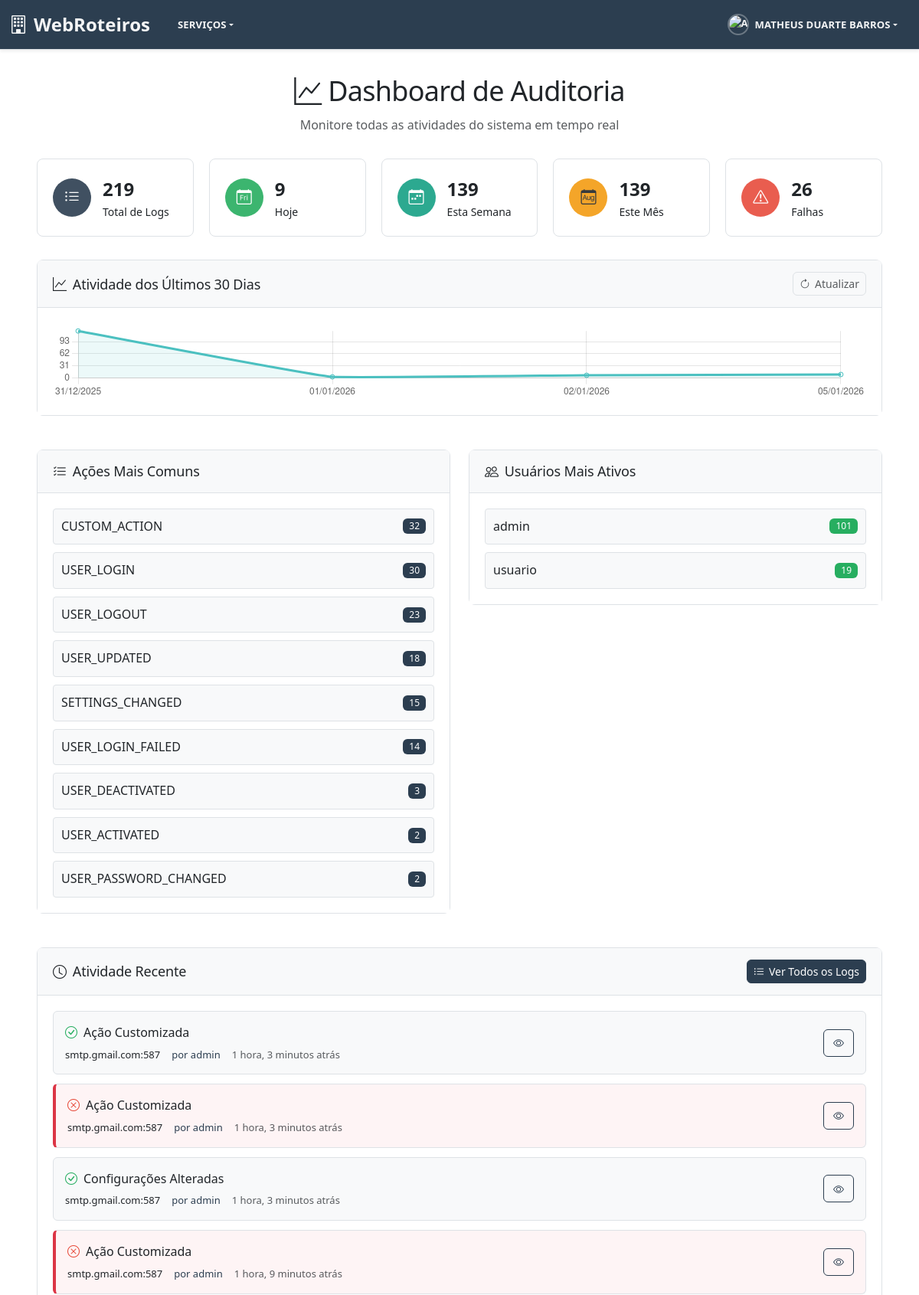
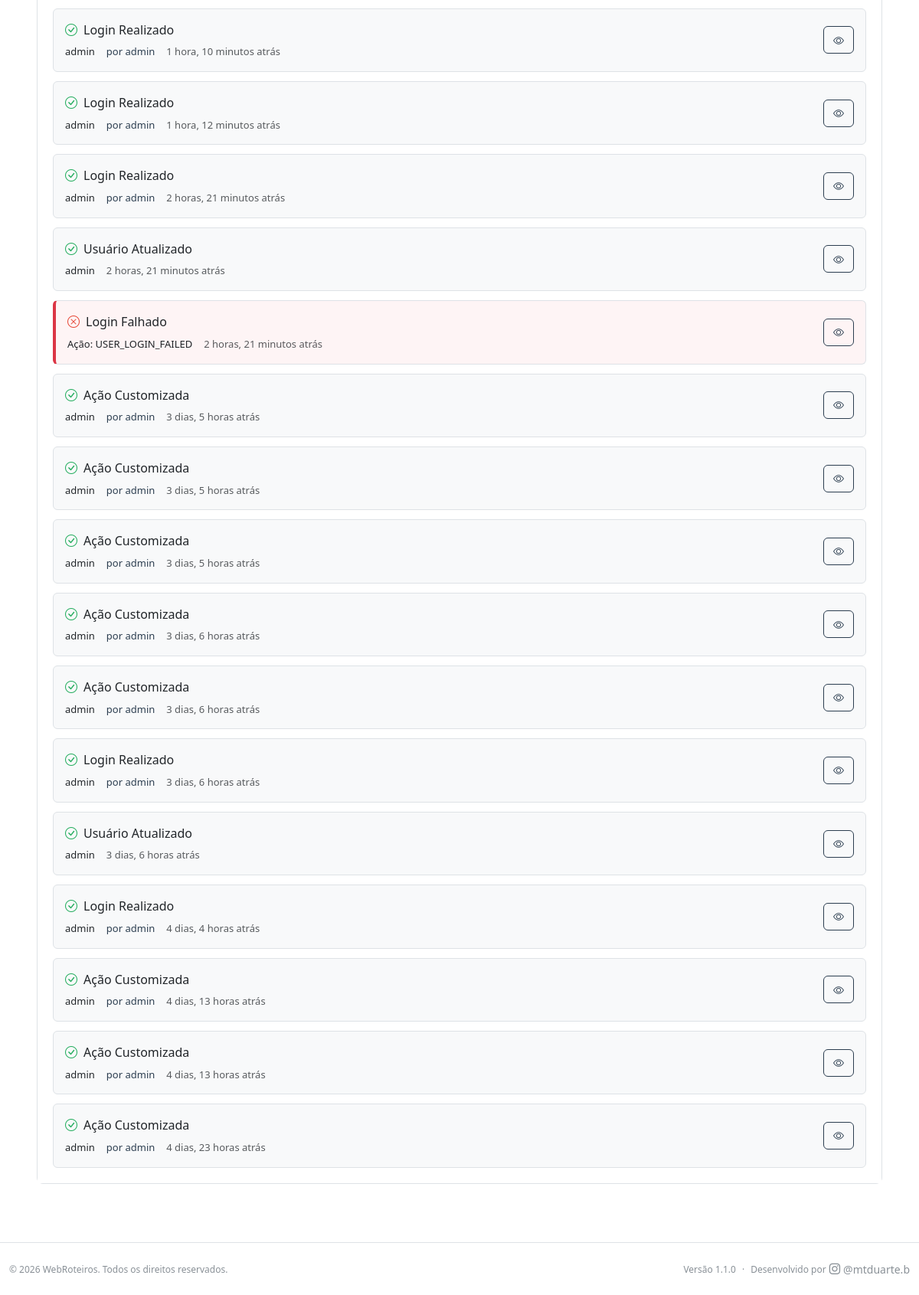
The app's page /audit/ (signed in) with its own data (2 pictures, top to bottom).
### audit_system/models.py (models this page shows, shortened)
class AuditLog(models.Model):
    ACTION_CHOICES = [
        ('USER_CREATED', 'Usuário Criado'),
        ('USER_UPDATED', 'Usuário Atualizado'),
        ('USER_DELETED', 'Usuário Deletado'),
        ('USER_ACTIVATED', 'Usuário Ativado'),
        ('USER_DEACTIVATED', 'Usuário Desativado'),
        ('USER_PASSWORD_CHANGED', 'Senha Alterada'),
        ('USER_LOGIN', 'Login Realizado'),
        ('USER_LOGOUT', 'Logout Realizado'),
        ('USER_LOGIN_FAILED', 'Login Falhado'),
        ('GROUP_CREATED', 'Grupo Criado'),
        ('GROUP_UPDATED', 'Grupo Atualizado'),
        ('GROUP_DELETED', 'Grupo Deletado'),
        ('GROUP_USER_ADDED', 'Usuário Adicionado ao Grupo'),
        ('GROUP_USER_REMOVED', 'Usuário Removido do Grupo'),
        ('GROUP_PERMISSION_ADDED', 'Permissão Adicionada ao Grupo'),
        ('GROUP_PERMISSION_REMOVED', 'Permissão Removida do Grupo'),
        ('PERMISSION_GRANTED', 'Permissão Concedida'),
        ('PERMISSION_REVOKED', 'Permissão Revogada'),
        ('ROLE_CHANGED', 'Papel/Função Alterada'),
        ('SYSTEM_ACCESS', 'Acesso ao Sistema'),
        ('DATA_EXPORT', 'Dados Exportados'),
        ('SETTINGS_CHANGED', 'Configurações Alteradas'),
        ('CUSTOM_ACTION', 'Ação Customizada'),
    ]
    action = models.CharField('Ação', max_length=50, choices=ACTION_CHOICES)
    content_type = models.ForeignKey(
        ContentType,
        on_delete=models.SET_NULL,
        null=True,
        blank=True,
        verbose_name='Tipo de Objeto'
    )
    object_id = models.CharField('ID do Objeto', max_length=100, null=True, blank=True)
    content_object = GenericForeignKey('content_type', 'object_id')
    object_repr = models.CharField('Representação do Objeto', max_length=200)
    changes = models.JSONField(
        'Alterações',
        default=dict,
        blank=True,
        help_text='Dados das alterações realizadas'
    )
    user = models.ForeignKey(
        User,
        on_delete=models.SET_NULL,
        null=True,
        blank=True,
        verbose_name='Usuário',
        related_name='audit_logs'
    )
    timestamp = models.DateTimeField('Data/Hora', auto_now_add=True, db_index=True)
    ip_address = models.GenericIPAddressField('Endereço IP', null=True, blank=True)
    user_agent = models.TextField('User Agent', null=True, blank=True)
    session_key = models.CharField('Chave da Sessão', max_length=40, null=True, blank=True)
    success = models.BooleanField('Sucesso', default=True)
    error_message = models.TextField('Mensagem de Erro', null=True, blank=True)
    extra_data = models.JSONField(
        'Dados Extras',
        default=dict,
        blank=True,
        help_text='Dados adicionais específicos da ação'
    )
    created_at = models.DateTimeField('Criado em', auto_now_add=True)
    class Meta:
        verbose_name = 'Log de Auditoria'
        verbose_name_plural = 'Logs de Auditoria'
        ordering = ['-timestamp']
        indexes = [
            models.Index(fields=['timestamp']),
            models.Index(fields=['user', 'timestamp']),
            models.Index(fields=['action', 'timestamp']),
            models.Index(fields=['content_type', 'object_id']),
        ]

### audit_system/views.py (the view)
# urls.py: path('', views.audit_dashboard, name='dashboard'),
@staff_member_required
def audit_dashboard(request):
    today = timezone.now().date()
    week_ago = today - timedelta(days=7)
    month_ago = today - timedelta(days=30)
    stats = {
        'total_logs': AuditLog.objects.count(),
        'today_logs': AuditLog.objects.filter(timestamp__date=today).count(),
        'week_logs': AuditLog.objects.filter(timestamp__date__gte=week_ago).count(),
        'month_logs': AuditLog.objects.filter(timestamp__date__gte=month_ago).count(),
        'failed_actions': AuditLog.objects.filter(success=False).count(),
    }
    common_actions = (AuditLog.objects
                     .filter(timestamp__date__gte=month_ago)
                     .values('action')
                     .annotate(count=Count('action'))
                     .order_by('-count')[:10])
    active_users = (AuditLog.objects
                   .filter(timestamp__date__gte=month_ago, user__isnull=False)
                   .values('user__username')
                   .annotate(count=Count('user'))
                   .order_by('-count')[:10])
    daily_activity = (AuditLog.objects
                     .filter(timestamp__date__gte=month_ago)
                     .values('timestamp__date')
                     .annotate(count=Count('id'))
                     .order_by('timestamp__date'))
    daily_activity_json = []
    for item in daily_activity:
        daily_activity_json.append({
            'timestamp__date': item['timestamp__date'].strftime('%Y-%m-%d'),
            'count': item['count']
        })
    recent_logs = AuditLog.objects.select_related('user', 'content_type')[:20]
    context = {
        'stats': stats,
        'common_actions': common_actions,
        'active_users': active_users,
        'daily_activity': daily_activity_json,
        'recent_logs': recent_logs,
        'title': 'Dashboard de Auditoria',
    }
    return render(request, 'audit_system/dashboard.html', context)

### templates/audit_system/dashboard.html (shortened to what this page needs)
{% extends "base/base.html" %}
{% load static %}
{% block extra_css %}
<link rel="stylesheet" href="{% static 'css/audit.css' %}">
{% endblock %}
{% block content %}
<div class="audit-dashboard">
    <div class="dashboard-header">
        <h1><i class="bi bi-graph-up"></i> Dashboard de Auditoria</h1>
        <p class="text-muted">Monitore todas as atividades do sistema em tempo real</p>
    </div>
    <div class="stats-cards">
        <div class="stat-card">
            <div class="stat-icon bg-primary">
                <i class="bi bi-list-ul"></i>
            </div>
            <div class="stat-info">
                <div class="stat-number">{{ stats.total_logs }}</div>
                <div class="stat-label">Total de Logs</div>
            </div>
        </div>
        <div class="stat-card">
            <div class="stat-icon bg-success">
                <i class="bi bi-calendar-day"></i>
            </div>
            <div class="stat-info">
                <div class="stat-number">{{ stats.today_logs }}</div>
                <div class="stat-label">Hoje</div>
            </div>
        </div>
        <div class="stat-card">
            <div class="stat-icon bg-info">
                <i class="bi bi-calendar-week"></i>
            </div>
            <div class="stat-info">
                <div class="stat-number">{{ stats.week_logs }}</div>
                <div class="stat-label">Esta Semana</div>
            </div>
        </div>
        <div class="stat-card">
            <div class="stat-icon bg-warning">
                <i class="bi bi-calendar-month"></i>
            </div>
            <div class="stat-info">
                <div class="stat-number">{{ stats.month_logs }}</div>
                <div class="stat-label">Este Mês</div>
            </div>
        </div>
        <div class="stat-card">
            <div class="stat-icon bg-danger">
                <i class="bi bi-exclamation-triangle"></i>
            </div>
            <div class="stat-info">
                <div class="stat-number">{{ stats.failed_actions }}</div>
                <div class="stat-label">Falhas</div>
            </div>
        </div>
    </div>
    <div class="dashboard-content">
        <div class="card">
            <div class="card-header">
                <h5><i class="bi bi-graph-up"></i> Atividade dos Últimos 30 Dias</h5>
                <div class="card-tools">
                    <button class="btn btn-sm btn-outline-secondary" id="refresh-chart">
                        <i class="bi bi-arrow-clockwise"></i> Atualizar
                    </button>
                </div>
            </div>
            <div class="card-body">
                <canvas id="activityChart" height="100"></canvas>
            </div>
        </div>
        <div class="row">
            <div class="col-md-6">
                <div class="card">
                    <div class="card-header">
                        <h5><i class="bi bi-list-check"></i> Ações Mais Comuns</h5>
                    </div>
                    <div class="card-body">
                        <div class="action-list">
                            {% for action in common_actions %}
                            <div class="action-item">
                                <span class="action-name">{{ action.action }}</span>
                                <span class="action-count badge badge-primary">{{ action.count }}</span>
                            </div>
                            {% empty %}
                            <p class="text-muted">Nenhuma ação registrada</p>
                            {% endfor %}
                        </div>
                    </div>
                </div>
            </div>
            <div class="col-md-6">
                <div class="card">
                    <div class="card-header">
                        <h5><i class="bi bi-people"></i> Usuários Mais Ativos</h5>
                    </div>
                    <div class="card-body">
                        <div class="user-list">
                            {% for user in active_users %}
                            <div class="user-item">
                                <span class="user-name">{{ user.user__username }}</span>
                                <span class="user-count badge badge-success">{{ user.count }}</span>
                            </div>
                            {% empty %}
                            <p class="text-muted">Nenhum usuário ativo</p>
                            {% endfor %}
                        </div>
                    </div>
                </div>
            </div>
        </div>
        <div class="card">
            <div class="card-header">
                <h5><i class="bi bi-clock"></i> Atividade Recente</h5>
                <div class="card-tools">
                    <a href="{% url 'audit_system:logs_list' %}" class="btn btn-sm btn-primary">
                        <i class="bi bi-list-ul"></i> Ver Todos os Logs
                    </a>
                </div>
            </div>
            <div class="card-body">
                <div class="recent-logs">
                    {% for log in recent_logs %}
                    <div class="log-item {% if not log.success %}log-error{% endif %}">
                        <div class="log-info">
                            <div class="log-action">
                                {% if log.success %}
                                <i class="bi bi-check-circle text-success"></i>
                                {% else %}
                                <i class="bi bi-x-circle text-danger"></i>
                                {% endif %}
                                <span class="action-name">{{ log.get_action_display }}</span>
                            </div>
                            <div class="log-details">
                                <span class="log-object">{{ log.object_repr }}</span>
                                {% if log.user %}
                                <span class="log-user">por {{ log.user.username }}</span>
                                {% endif %}
                                <span class="log-time">{{ log.timestamp|timesince }} atrás</span>
                            </div>
                        </div>
                        <div class="log-actions">
                            <a href="{% url 'audit_system:log_detail' log.pk %}" class="btn btn-sm btn-outline-primary">
                                <i class="bi bi-eye"></i>
                            </a>
                        </div>
                    </div>
                    {% empty %}
                    <p class="text-muted">Nenhum log encontrado</p>
                    {% endfor %}
                </div>
            </div>
        </div>
    </div>
</div>
{% endblock %}

### templates/base/base.html (shortened to what this page needs)
{% load static %}
<!DOCTYPE html>
<html lang="pt-br" data-bs-theme="{% if user.is_authenticated and user.profile.tema_preferido != 'auto' %}{{ user.profile.tema_preferido }}{% else %}auto{% endif %}">
<head>
    <link href="https://cdn.jsdelivr.net/npm/bootstrap@5.3.2/dist/css/bootstrap.min.css" rel="stylesheet">
    <link rel="stylesheet" href="https://cdn.jsdelivr.net/npm/bootstrap-icons@1.11.2/font/bootstrap-icons.css">
    <link rel="stylesheet" href="{% static 'css/theme-colors.css' %}">
    <link rel="stylesheet" href="{% static 'css/main.css' %}">
    {% block extra_css %}{% endblock %}
</head>
<body class="{% block body_class %}{% endblock %}">
    {% if user.is_authenticated %}
        <nav class="navbar navbar-expand-lg navbar-dark custom-navbar fixed-top">
            <div class="container-fluid">
                <a class="navbar-brand fw-bold" href="{% url 'core:dashboard' %}">
                    <i class="bi bi-building me-2"></i>WebRoteiros
                </a>
                <div class="collapse navbar-collapse" id="navbarNav">
                    <ul class="navbar-nav me-auto">
                        <li class="nav-item dropdown">
                            <a class="nav-link dropdown-toggle {% if request.resolver_match.namespace == 'servicos' %}active{% endif %}" href="#" id="servicosDropdown" role="button" data-bs-toggle="dropdown" aria-expanded="false">
                                Serviços
                            </a>
                        </li>
                    </ul>
                    <ul class="navbar-nav ms-auto">
                        <li class="nav-item dropdown">
                            <a class="nav-link dropdown-toggle" href="#" id="userDropdown" role="button" data-bs-toggle="dropdown" aria-expanded="false">
                                {% if user.profile.avatar %}
                                    <img src="{{ user.profile.avatar.url }}" alt="Avatar de {{ user.get_full_name|default:user.username }}" class="rounded-circle me-2" style="width: 28px; height: 28px; object-fit: cover;">
                                {% else %}
                                    <img src="{% static 'images/default-avatar.svg' %}" alt="Avatar padrão" class="rounded-circle me-2" style="width: 28px; height: 28px; object-fit: cover;">
                                {% endif %}
                                {{ user.get_full_name|default:user.username }}
                            </a>
                        </li>
                    </ul>
                </div>
            </div>
        </nav>
    {% endif %}
    <main class="{% if user.is_authenticated %}main-content{% else %}login-main{% endif %}">
        {% block content %}{% endblock %}
    </main>
    {% if user.is_authenticated %}
        <footer class="app-footer bg-body border-top">
            <div class="container-fluid">
                <div class="row align-items-center py-2">
                    <div class="col-md-6">
                        <small class="text-muted">
                            © {% now "Y" %} WebRoteiros. Todos os direitos reservados.
                        </small>
                    </div>
                    <div class="col-md-6 text-md-end">
                        <small class="text-muted d-inline-flex align-items-center gap-2">
                            <span>Versão 1.1.0</span>
                            <span class="text-muted">·</span>
                            <span class="d-inline-flex align-items-center gap-1">
                                <span>Desenvolvido por</span>
                                <a href="https://www.instagram.com/mtduarte.b/" target="_blank" rel="noopener" class="text-muted text-decoration-none d-inline-flex align-items-center gap-1">
                                    <i class="bi bi-instagram" style="font-size: 0.9rem;"></i>
                                    <span class="small">@mtduarte.b</span>
                                </a>
                            </span>
                        </small>
                    </div>
                </div>
            </div>
        </footer>
    {% endif %}
</body>
</html>

### records on screen
AuditLog: success True (drawn), action "Ação Customizada", object_repr "smtp.gmail.com:587", user.username "admin", timestamp "1 hora, 3 minutos"
AuditLog: success False (drawn), action "Ação Customizada", object_repr "smtp.gmail.com:587", user.username "admin", timestamp "1 hora, 3 minutos"
AuditLog: success True (drawn), action "Configurações Alteradas", object_repr "smtp.gmail.com:587", user.username "admin", timestamp "1 hora, 3 minutos"
AuditLog: success False (drawn), action "Ação Customizada", object_repr "smtp.gmail.com:587", user.username "admin", timestamp "1 hora, 9 minutos"
AuditLog: success True (drawn), action "Login Realizado", object_repr "admin", user.username "admin", timestamp "1 hora, 10 minutos"
AuditLog: success True (drawn), action "Login Realizado", object_repr "admin", user.username "admin", timestamp "1 hora, 12 minutos"
AuditLog: success True (drawn), action "Login Realizado", object_repr "admin", user.username "admin", timestamp "2 horas, 21 minutos"
AuditLog: success True (drawn), action "Usuário Atualizado", object_repr "admin", timestamp "2 horas, 21 minutos"
AuditLog: success False (drawn), action "Login Falhado", object_repr "Ação: USER_LOGIN_FAILED", timestamp "2 horas, 21 minutos"
AuditLog: success True (drawn), action "Ação Customizada", object_repr "admin", user.username "admin", timestamp "3 dias, 5 horas"
AuditLog: success True (drawn), action "Ação Customizada", object_repr "admin", user.username "admin", timestamp "3 dias, 5 horas"
AuditLog: success True (drawn), action "Ação Customizada", object_repr "admin", user.username "admin", timestamp "3 dias, 5 horas"
AuditLog: success True (drawn), action "Ação Customizada", object_repr "admin", user.username "admin", timestamp "3 dias, 6 horas"
AuditLog: success True (drawn), action "Ação Customizada", object_repr "admin", user.username "admin", timestamp "3 dias, 6 horas"
AuditLog: success True (drawn), action "Login Realizado", object_repr "admin", user.username "admin", timestamp "3 dias, 6 horas"
AuditLog: success True (drawn), action "Usuário Atualizado", object_repr "admin", timestamp "3 dias, 6 horas"
AuditLog: success True (drawn), action "Login Realizado", object_repr "admin", user.username "admin", timestamp "4 dias, 4 horas"
AuditLog: success True (drawn), action "Ação Customizada", object_repr "admin", user.username "admin", timestamp "4 dias, 13 horas"
AuditLog: success True (drawn), action "Ação Customizada", object_repr "admin", user.username "admin", timestamp "4 dias, 13 horas"
AuditLog: success True (drawn), action "Ação Customizada", object_repr "admin", user.username "admin", timestamp "4 dias, 23 horas"

### other values on screen
{{ user.get_full_name|default:user.username }} "MATHEUS DUARTE BARROS"
{{ stats.total_logs }} "219"
{{ stats.today_logs }} "9"
{{ stats.week_logs }} "139"
{{ stats.month_logs }} "139"
{{ stats.failed_actions }} "26"
{{ action.action }} "CUSTOM_ACTION" "USER_LOGIN" "USER_LOGOUT" "USER_UPDATED" "SETTINGS_CHANGED" "USER_LOGIN_FAILED" "USER_DEACTIVATED" "USER_ACTIVATED" "USER_PASSWORD_CHANGED"
{{ action.count }} "32" "30" "23" "18" "15" "14" "3" "2" "2"
{{ user.user__username }} "admin" "usuario"
{{ user.count }} "101" "19"
